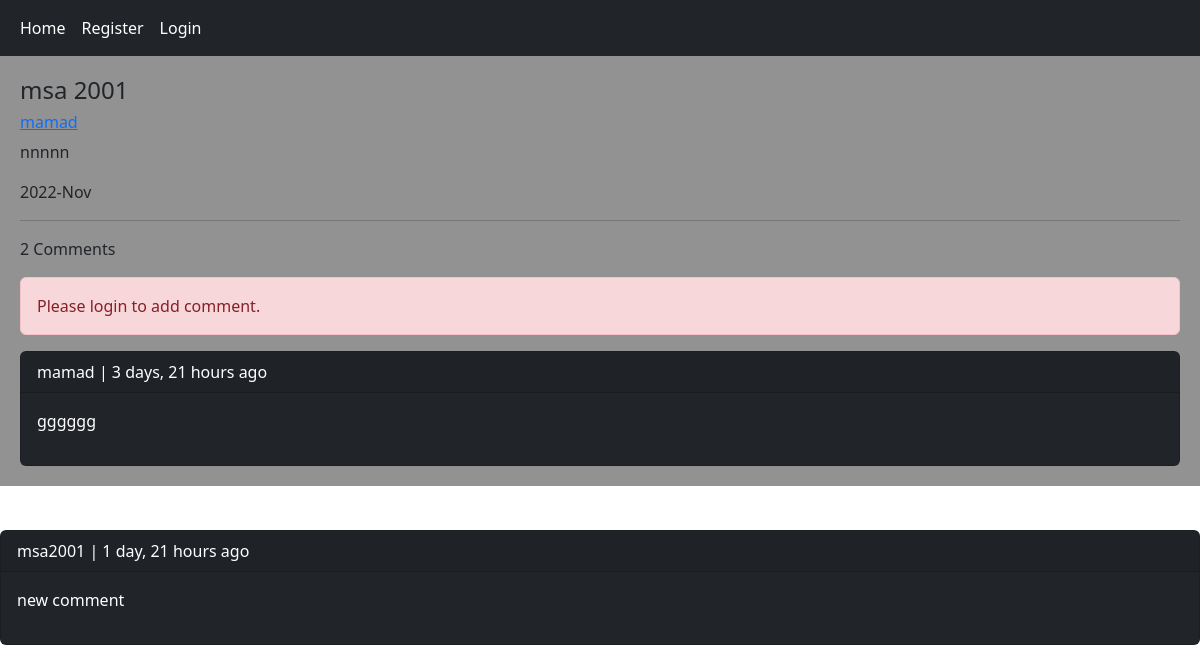
The page /post/2/msa-2001/ on the database as committed earlier.
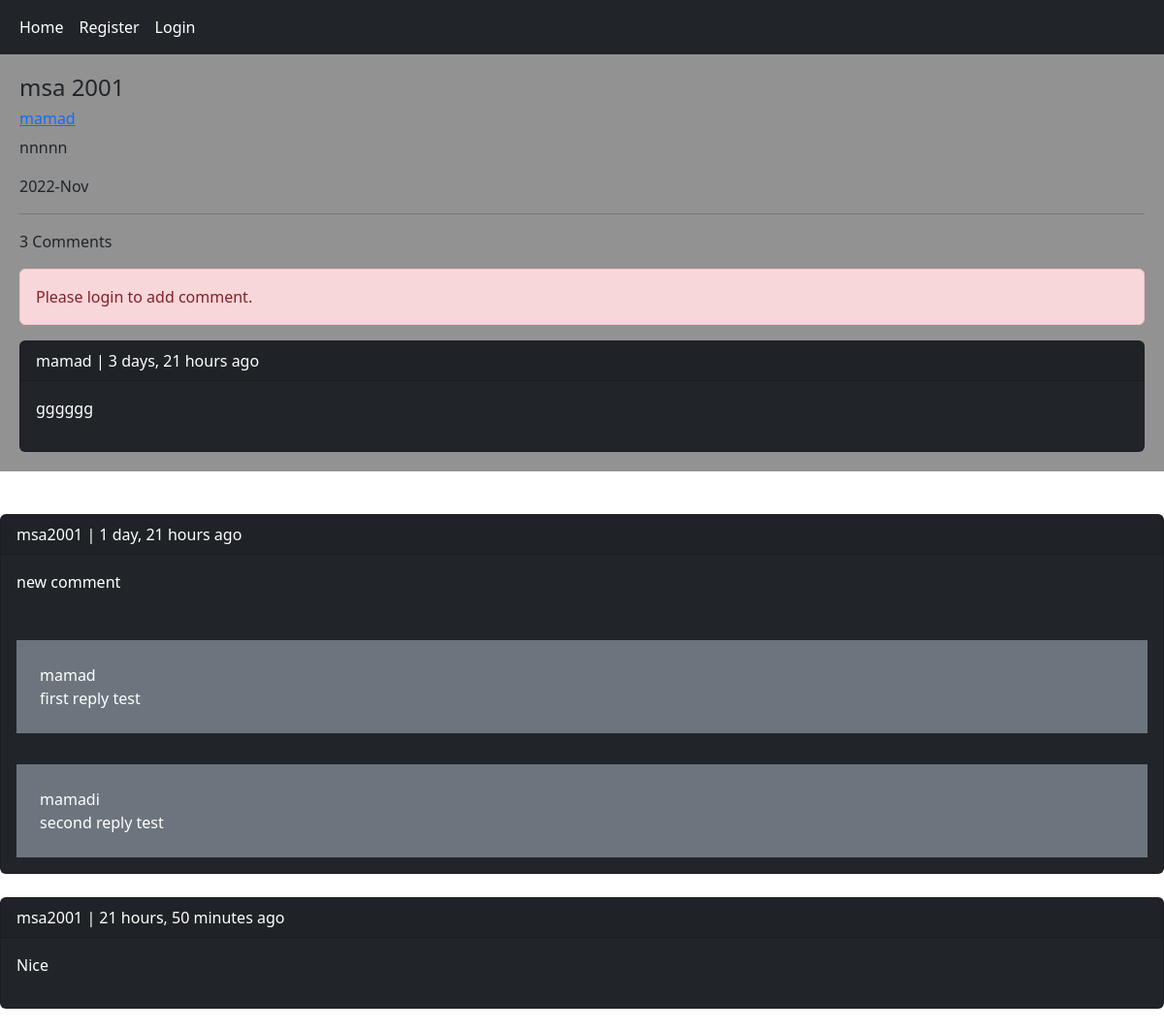
The same page on the database as committed later.
### home/models.py (models this page shows, shortened)
class Comment(models.Model):
    user = models.ForeignKey(User, on_delete=models.CASCADE, related_name='ucomments')
    post = models.ForeignKey(Post, on_delete=models.CASCADE, related_name='pcomments')
    reply = models.ForeignKey('self', on_delete=models.CASCADE, related_name='rcomments', blank=True, null=True)
    is_reply = models.BooleanField(default=False)
    body = models.TextField(max_length=200)
    created = models.DateTimeField(auto_now_add=True)

### home/views.py (the view, shortened to what this page needs)
# urls.py: path('post/<int:post_id>/<slug:post_slug>/', views.PostDetailView.as_view(), name='post_detail'),
class PostDetailView(View):
    form_class = CommentCreateForm
    form_class_reply = CommentReplyForm
    def setup(self, request, *args, **kwargs):
        self.post_instance = get_object_or_404(Post, id=kwargs['post_id'], slug=kwargs['post_slug'])
        return super().setup(self, request, *args, **kwargs)
    def get(self, request, *args, **kwargs):
        comments = self.post_instance.pcomments.filter(is_reply=False)
        can_like = False
        return render(request, 'home/detail.html', {'post': self.post_instance, 'comments': comments,
                                                    'form': self.form_class, 'reply_form': self.form_class_reply})

### home/templates/home/detail.html (shortened to what this page needs)
{% extends 'base.html' %}
{% load static %}
{% block content %}
    <h4>{{ post.title }}</h4>
    <a href="{% url 'account:profile' post.user.id %}"><h6>{{ post.user.username }}</h6></a>
    <p>{{ post.body }}</p>
    <p>{{ post.updated|date:'Y-M' }}</p>
    <hr>
    <p>{{ comments.count }} Comments</p>
    {% if request.user.is_authenticated %}
        <div class="container">
            <div class="row">
                <div class="col-lg-6">
                    <a href="{% url 'home:post_like' post.id %}" class="btn btn-danger">{{ post.likes_count }} Likes</a>
                    <hr>
                    <div class="down-contact">
                        <form method="post" action="">
                            {% csrf_token %}
                            {{ form.as_p }}
                            <input type="submit" value="Send" class="btn btn-primary mb-2">
                        </form>
                    </div>
                </div>
            </div>
        </div>
    {% else %}
        <p class="alert alert-danger">Please login to add comment.</p>
    {% endif %}
    {% for comment in comments %}
        <div class="card bg-dark text-white"><p class="card-header">{{ comment.user }} | {{ comment.created|timesince }}
            ago </p>
            <P class="card-body">{{ comment.body }}</P>
            {% with replies=comment.rcomments.all %}
                {% for reply in replies %}
                    <P class="bg-secondary p-4 m-3">{{ reply.user }} <br>{{ reply.body }}</p>
                {% endfor %}
                </div>
                </div>
            {% endwith %}
        </div> <br>
    {% empty %}
        <p> No Comments yet </p>
    {% endfor %}
{% endblock %}

Rows that differ between the two databases and show on the page:
added Comment: user "mamad", body "first reply test", shown under "msa2001"
added Comment: user "mamadi", body "second reply test", shown under "msa2001"
added Comment: user "msa2001", created "21 hours, 50 minutes", body "Nice", shown under "mamad"
Other text that changed with them:
{{ comments.count }}: "2" → "3"
